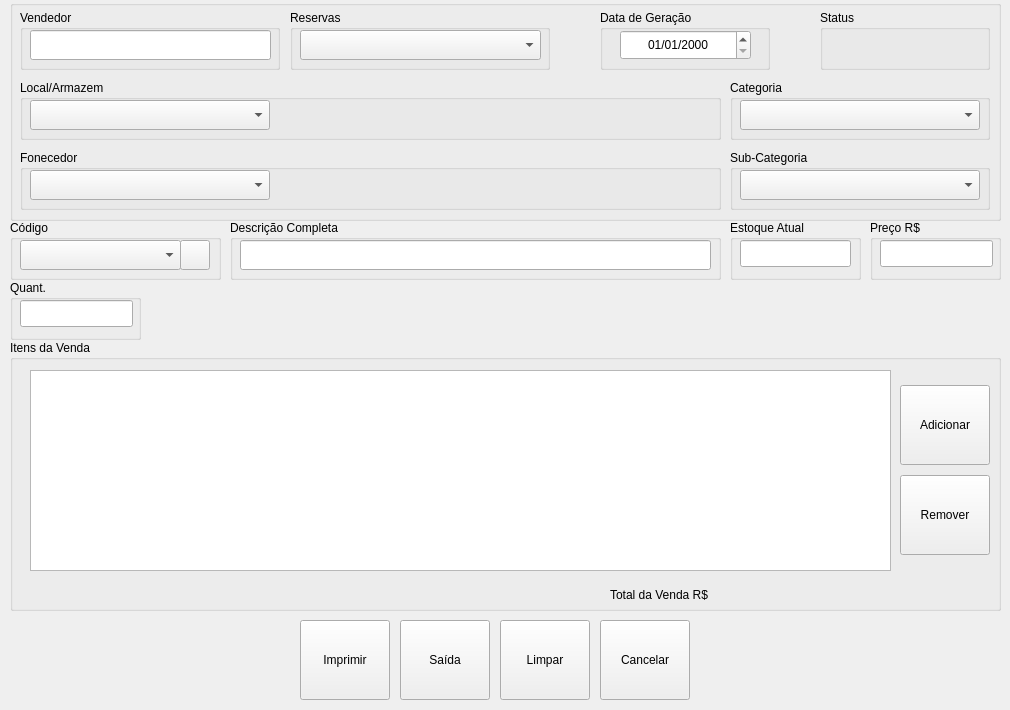
<?xml version="1.0" encoding="UTF-8"?>
<ui version="4.0">
 <class>MngFormSales</class>
 <widget class="QDialog" name="MngFormSales">
  <property name="geometry">
   <rect>
    <x>0</x>
    <y>0</y>
    <width>1010</width>
    <height>710</height>
   </rect>
  </property>
  <property name="windowTitle">
   <string>MngFormSales</string>
  </property>
  <widget class="QToolButton" name="TButtonExit">
   <property name="geometry">
    <rect>
     <x>400</x>
     <y>620</y>
     <width>90</width>
     <height>80</height>
    </rect>
   </property>
   <property name="toolTip">
    <string>Fecha a Janela Após Alterações...</string>
   </property>
   <property name="text">
    <string>Saída</string>
   </property>
   <property name="icon">
    <iconset resource="../images.qrc">
     <normaloff>:/images/PNG/48x48/Exithome-48x48.png</normaloff>:/images/PNG/48x48/Exithome-48x48.png</iconset>
   </property>
   <property name="iconSize">
    <size>
     <width>48</width>
     <height>48</height>
    </size>
   </property>
   <property name="toolButtonStyle">
    <enum>Qt::ToolButtonTextUnderIcon</enum>
   </property>
  </widget>
  <widget class="QToolButton" name="TButtonPrint">
   <property name="geometry">
    <rect>
     <x>300</x>
     <y>620</y>
     <width>90</width>
     <height>80</height>
    </rect>
   </property>
   <property name="toolTip">
    <string>Finalizar e Imprimir a Reserva de Vendas...</string>
   </property>
   <property name="text">
    <string>Imprimir</string>
   </property>
   <property name="icon">
    <iconset resource="../images.qrc">
     <normaloff>:/images/PNG/128x128/print.png</normaloff>:/images/PNG/128x128/print.png</iconset>
   </property>
   <property name="iconSize">
    <size>
     <width>48</width>
     <height>48</height>
    </size>
   </property>
   <property name="toolButtonStyle">
    <enum>Qt::ToolButtonTextUnderIcon</enum>
   </property>
  </widget>
  <widget class="QToolButton" name="TButtonCancelSale">
   <property name="geometry">
    <rect>
     <x>600</x>
     <y>620</y>
     <width>90</width>
     <height>80</height>
    </rect>
   </property>
   <property name="toolTip">
    <string>Cancela uma Reserva de Vendas, Liberando Produtos para Venda...</string>
   </property>
   <property name="text">
    <string>Cancelar</string>
   </property>
   <property name="icon">
    <iconset resource="../images.qrc">
     <normaloff>:/images/PNG/48x48/Nuvola_actions_cancel-48x48.png</normaloff>:/images/PNG/48x48/Nuvola_actions_cancel-48x48.png</iconset>
   </property>
   <property name="iconSize">
    <size>
     <width>48</width>
     <height>48</height>
    </size>
   </property>
   <property name="toolButtonStyle">
    <enum>Qt::ToolButtonTextUnderIcon</enum>
   </property>
  </widget>
  <widget class="QToolButton" name="TButtonCleanForm">
   <property name="geometry">
    <rect>
     <x>500</x>
     <y>620</y>
     <width>90</width>
     <height>80</height>
    </rect>
   </property>
   <property name="toolTip">
    <string>Limpa o Formulário para Preencher Novamente...</string>
   </property>
   <property name="text">
    <string>Limpar</string>
   </property>
   <property name="icon">
    <iconset resource="../images.qrc">
     <normaloff>:/images/PNG/48x48/Rebuild-48x48.png</normaloff>:/images/PNG/48x48/Rebuild-48x48.png</iconset>
   </property>
   <property name="iconSize">
    <size>
     <width>48</width>
     <height>48</height>
    </size>
   </property>
   <property name="toolButtonStyle">
    <enum>Qt::ToolButtonTextUnderIcon</enum>
   </property>
  </widget>
  <widget class="QGroupBox" name="GBoxLocalFilter">
   <property name="geometry">
    <rect>
     <x>10</x>
     <y>0</y>
     <width>991</width>
     <height>221</height>
    </rect>
   </property>
   <property name="title">
    <string/>
   </property>
   <widget class="QGroupBox" name="GBoxLocalSite">
    <property name="geometry">
     <rect>
      <x>10</x>
      <y>80</y>
      <width>701</width>
      <height>60</height>
     </rect>
    </property>
    <property name="title">
     <string>Local/Armazem</string>
    </property>
    <widget class="QComboBox" name="CBoxSigleOrMaried_2">
     <property name="geometry">
      <rect>
       <x>10</x>
       <y>20</y>
       <width>240</width>
       <height>30</height>
      </rect>
     </property>
     <property name="toolTip">
      <string>Selecionar o Local/Deposito de Armazenamento do Produto...</string>
     </property>
    </widget>
   </widget>
   <widget class="QGroupBox" name="GBoxSupplier">
    <property name="geometry">
     <rect>
      <x>10</x>
      <y>150</y>
      <width>701</width>
      <height>60</height>
     </rect>
    </property>
    <property name="title">
     <string>Fonecedor</string>
    </property>
    <widget class="QComboBox" name="CBoxSupplier">
     <property name="geometry">
      <rect>
       <x>10</x>
       <y>20</y>
       <width>240</width>
       <height>30</height>
      </rect>
     </property>
     <property name="toolTip">
      <string>Selecionar o Fornecedor do Produto...</string>
     </property>
    </widget>
   </widget>
   <widget class="QGroupBox" name="GBoxProductCategory">
    <property name="geometry">
     <rect>
      <x>720</x>
      <y>80</y>
      <width>260</width>
      <height>60</height>
     </rect>
    </property>
    <property name="title">
     <string>Categoria</string>
    </property>
    <widget class="QComboBox" name="CBoxProductCategory">
     <property name="geometry">
      <rect>
       <x>10</x>
       <y>20</y>
       <width>240</width>
       <height>30</height>
      </rect>
     </property>
     <property name="toolTip">
      <string>Selecionar a Categoria do Produto...</string>
     </property>
    </widget>
   </widget>
   <widget class="QGroupBox" name="GBoxProductSubCategory">
    <property name="geometry">
     <rect>
      <x>720</x>
      <y>150</y>
      <width>260</width>
      <height>60</height>
     </rect>
    </property>
    <property name="title">
     <string>Sub-Categoria</string>
    </property>
    <widget class="QComboBox" name="CBoxProductSubCategory">
     <property name="geometry">
      <rect>
       <x>10</x>
       <y>20</y>
       <width>240</width>
       <height>30</height>
      </rect>
     </property>
     <property name="toolTip">
      <string>Selecionar a Sub-Categoria do Produto...</string>
     </property>
    </widget>
   </widget>
   <widget class="QGroupBox" name="GBoxUser">
    <property name="geometry">
     <rect>
      <x>10</x>
      <y>10</y>
      <width>260</width>
      <height>60</height>
     </rect>
    </property>
    <property name="title">
     <string>Vendedor</string>
    </property>
    <widget class="QLineEdit" name="LEditUserSale">
     <property name="geometry">
      <rect>
       <x>10</x>
       <y>20</y>
       <width>241</width>
       <height>30</height>
      </rect>
     </property>
     <property name="toolTip">
      <string>Usuário de Vendas...</string>
     </property>
    </widget>
   </widget>
   <widget class="QGroupBox" name="GBoxReserves">
    <property name="geometry">
     <rect>
      <x>280</x>
      <y>10</y>
      <width>260</width>
      <height>60</height>
     </rect>
    </property>
    <property name="title">
     <string>Reservas</string>
    </property>
    <widget class="QComboBox" name="CBoxReserves">
     <property name="geometry">
      <rect>
       <x>10</x>
       <y>20</y>
       <width>241</width>
       <height>30</height>
      </rect>
     </property>
     <property name="toolTip">
      <string>Reservas Diárias Disponiveis para Vendedor...</string>
     </property>
    </widget>
   </widget>
   <widget class="QGroupBox" name="GBoxDateGenerating">
    <property name="geometry">
     <rect>
      <x>590</x>
      <y>10</y>
      <width>170</width>
      <height>60</height>
     </rect>
    </property>
    <property name="title">
     <string>Data de Geração</string>
    </property>
    <widget class="QDateEdit" name="DEditDateGenerating">
     <property name="geometry">
      <rect>
       <x>20</x>
       <y>20</y>
       <width>131</width>
       <height>30</height>
      </rect>
     </property>
     <property name="toolTip">
      <string>Data da Reserva Atual Selecionada....</string>
     </property>
     <property name="alignment">
      <set>Qt::AlignCenter</set>
     </property>
     <property name="displayFormat">
      <string>dd/MM/yyyy</string>
     </property>
    </widget>
   </widget>
   <widget class="QGroupBox" name="GBoxStatusReservation">
    <property name="geometry">
     <rect>
      <x>810</x>
      <y>10</y>
      <width>170</width>
      <height>60</height>
     </rect>
    </property>
    <property name="toolTip">
     <string>Status da Reserva Atual Selecionada...</string>
    </property>
    <property name="title">
     <string>Status</string>
    </property>
    <widget class="QLabel" name="LabelStatusReservation">
     <property name="geometry">
      <rect>
       <x>10</x>
       <y>20</y>
       <width>130</width>
       <height>30</height>
      </rect>
     </property>
     <property name="text">
      <string/>
     </property>
     <property name="alignment">
      <set>Qt::AlignCenter</set>
     </property>
    </widget>
   </widget>
  </widget>
  <widget class="QGroupBox" name="GBoxActualStock">
   <property name="geometry">
    <rect>
     <x>730</x>
     <y>220</y>
     <width>131</width>
     <height>60</height>
    </rect>
   </property>
   <property name="title">
    <string>Estoque Atual</string>
   </property>
   <widget class="QLineEdit" name="LEditActualStock">
    <property name="geometry">
     <rect>
      <x>10</x>
      <y>20</y>
      <width>111</width>
      <height>27</height>
     </rect>
    </property>
    <property name="toolTip">
     <string>Exibe o Estoque Atual do Produto...</string>
    </property>
    <property name="alignment">
     <set>Qt::AlignCenter</set>
    </property>
    <property name="readOnly">
     <bool>true</bool>
    </property>
   </widget>
  </widget>
  <widget class="QGroupBox" name="GBoxProductCode">
   <property name="geometry">
    <rect>
     <x>10</x>
     <y>220</y>
     <width>211</width>
     <height>60</height>
    </rect>
   </property>
   <property name="title">
    <string>Código</string>
   </property>
   <widget class="QComboBox" name="CBoxProductCode">
    <property name="geometry">
     <rect>
      <x>10</x>
      <y>20</y>
      <width>161</width>
      <height>30</height>
     </rect>
    </property>
    <property name="toolTip">
     <string>Selecionar ou Digitar o Código do Produto...</string>
    </property>
   </widget>
   <widget class="QToolButton" name="TButtonProductSearch">
    <property name="geometry">
     <rect>
      <x>170</x>
      <y>20</y>
      <width>30</width>
      <height>30</height>
     </rect>
    </property>
    <property name="toolTip">
     <string>Clicar para Pesquisar o Produto pelo Código Informado...</string>
    </property>
    <property name="text">
     <string/>
    </property>
    <property name="icon">
     <iconset resource="../images.qrc">
      <normaloff>:/images/PNG/24x24/Search.png</normaloff>:/images/PNG/24x24/Search.png</iconset>
    </property>
   </widget>
  </widget>
  <widget class="QGroupBox" name="GBoxProductQuantity">
   <property name="geometry">
    <rect>
     <x>10</x>
     <y>280</y>
     <width>131</width>
     <height>60</height>
    </rect>
   </property>
   <property name="title">
    <string>Quant.</string>
   </property>
   <widget class="QLineEdit" name="LEditProductQuantity">
    <property name="geometry">
     <rect>
      <x>10</x>
      <y>20</y>
      <width>113</width>
      <height>27</height>
     </rect>
    </property>
    <property name="toolTip">
     <string>Informar a Quantidade para Venda...</string>
    </property>
    <property name="alignment">
     <set>Qt::AlignCenter</set>
    </property>
   </widget>
  </widget>
  <widget class="QGroupBox" name="GBoxProductPrice">
   <property name="geometry">
    <rect>
     <x>870</x>
     <y>220</y>
     <width>131</width>
     <height>60</height>
    </rect>
   </property>
   <property name="title">
    <string>Preço R$</string>
   </property>
   <widget class="QLineEdit" name="LEditProductPrice">
    <property name="geometry">
     <rect>
      <x>10</x>
      <y>20</y>
      <width>113</width>
      <height>27</height>
     </rect>
    </property>
    <property name="toolTip">
     <string>Exibe o Preço Atual de Venda do Produto...</string>
    </property>
    <property name="alignment">
     <set>Qt::AlignCenter</set>
    </property>
   </widget>
  </widget>
  <widget class="QGroupBox" name="GBoxFullDescription">
   <property name="geometry">
    <rect>
     <x>230</x>
     <y>220</y>
     <width>491</width>
     <height>60</height>
    </rect>
   </property>
   <property name="title">
    <string>Descrição Completa</string>
   </property>
   <widget class="QLineEdit" name="LEditFullDescription_2">
    <property name="geometry">
     <rect>
      <x>10</x>
      <y>20</y>
      <width>471</width>
      <height>30</height>
     </rect>
    </property>
    <property name="toolTip">
     <string>Mostra a  Descrição do Produto...</string>
    </property>
    <property name="alignment">
     <set>Qt::AlignCenter</set>
    </property>
   </widget>
  </widget>
  <widget class="QGroupBox" name="GBoxTableSales">
   <property name="geometry">
    <rect>
     <x>10</x>
     <y>340</y>
     <width>991</width>
     <height>271</height>
    </rect>
   </property>
   <property name="title">
    <string>Itens da Venda</string>
   </property>
   <widget class="QToolButton" name="TButtonProductDelete">
    <property name="geometry">
     <rect>
      <x>890</x>
      <y>135</y>
      <width>90</width>
      <height>80</height>
     </rect>
    </property>
    <property name="toolTip">
     <string>Remover um Item da Lista de Vendas...</string>
    </property>
    <property name="text">
     <string>Remover</string>
    </property>
    <property name="icon">
     <iconset resource="../images.qrc">
      <normaloff>:/images/PNG/128x128/agt_action_fail1-128.png</normaloff>:/images/PNG/128x128/agt_action_fail1-128.png</iconset>
    </property>
    <property name="iconSize">
     <size>
      <width>48</width>
      <height>48</height>
     </size>
    </property>
    <property name="toolButtonStyle">
     <enum>Qt::ToolButtonTextUnderIcon</enum>
    </property>
   </widget>
   <widget class="QTableWidget" name="TWidgetTableSales">
    <property name="geometry">
     <rect>
      <x>20</x>
      <y>30</y>
      <width>861</width>
      <height>201</height>
     </rect>
    </property>
    <property name="toolTip">
     <string>Intens da Venda Atual...</string>
    </property>
   </widget>
   <widget class="QToolButton" name="TButtonProductAdd">
    <property name="geometry">
     <rect>
      <x>890</x>
      <y>45</y>
      <width>90</width>
      <height>80</height>
     </rect>
    </property>
    <property name="toolTip">
     <string>Clicar para Adicionar o  Produto na Lista de Vendas...</string>
    </property>
    <property name="text">
     <string>Adicionar</string>
    </property>
    <property name="icon">
     <iconset resource="../images.qrc">
      <normaloff>:/images/PNG/128x128/agt_action_success-128.png</normaloff>:/images/PNG/128x128/agt_action_success-128.png</iconset>
    </property>
    <property name="iconSize">
     <size>
      <width>48</width>
      <height>48</height>
     </size>
    </property>
    <property name="toolButtonStyle">
     <enum>Qt::ToolButtonTextUnderIcon</enum>
    </property>
   </widget>
   <widget class="QLabel" name="LabelTotalSale">
    <property name="geometry">
     <rect>
      <x>600</x>
      <y>240</y>
      <width>141</width>
      <height>30</height>
     </rect>
    </property>
    <property name="text">
     <string>Total da Venda R$  </string>
    </property>
   </widget>
   <widget class="QLabel" name="LabelResultTotalSale">
    <property name="geometry">
     <rect>
      <x>750</x>
      <y>240</y>
      <width>131</width>
      <height>30</height>
     </rect>
    </property>
    <property name="toolTip">
     <string>Exibe o Total de Geral dos Produtos da Venda...</string>
    </property>
    <property name="text">
     <string/>
    </property>
   </widget>
  </widget>
 </widget>
 <resources>
  <include location="../images.qrc"/>
  <include location="../../../../../batista/Aplications/App-Camadas/AppAccount/images.qrc"/>
 </resources>
 <connections/>
</ui>
